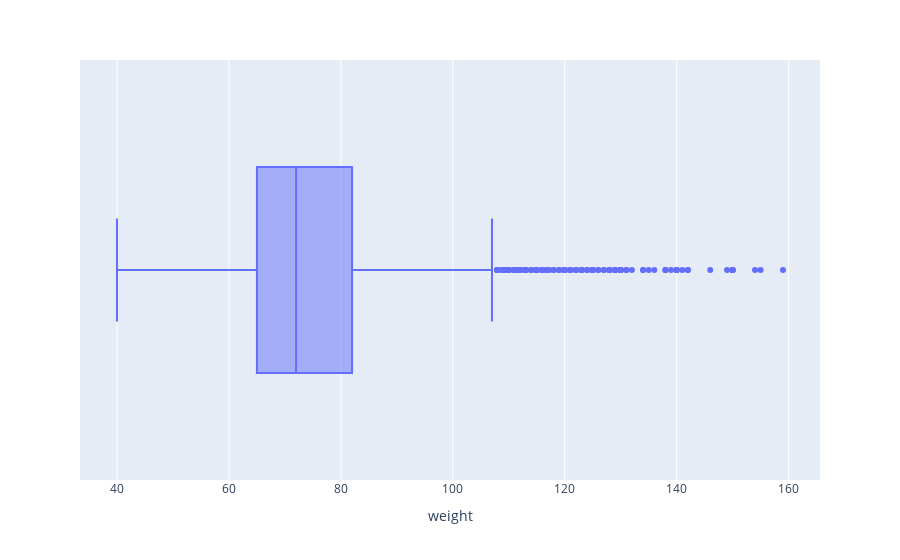

Notebook code cell kept with this figure:
### Markdown cell above
Observação:
- É sim possível ver que há sim forte índicios de outliers, mas muitos que fojem dos quandrantes são possíveis, logo decidi retirar todos que possuem pesos acimas 160, pois com os dados auxiliares foi pessível ver algumas incoerências que provavelmente indicam outliers, tirarei quem tem menos de 39 kg pois apesar de não ser com certeza um outlier, é possível que seja, e por ser apenas 1 caso, o efeito de retira-lo provavelmente será mais benéfico para o modelo do que mante-lo.
- Realizarei a remoção dos dados previstos como outliers, pois a quantidade de dados é bem pequena, logo, faz mais sentidos remove-los, visto que por ser uma quantidade pequena, não terá muito impacto.

### Code cell
# Retirando outliers "weight"

cond = (df["weight"] > 160) | (df["weight"] < 39)
df = df[~cond]

# Realizando verificação

px.box(
    df,
    "weight"
)

### Figure 1 — Plotly figure (JSON) as saved in the notebook; plotly's stock layout.template omitted (floating-point values rounded to 4 significant figures; data arrays with more than 128 entries replaced by an {"elided": "..."} marker saying what was removed)
{"data": [{"alignmentgroup": "True", "hovertemplate": "weight=%{x}<extra></extra>", "legendgroup": "", "marker": {"color": "#636efa"}, "name": "", "notched": false, "offsetgroup": "", "orientation": "h", "showlegend": false, "type": "box", "x": {"elided": "9977 float values"}, "x0": " ", "xaxis": "x", "y0": " ", "yaxis": "y"}], "layout": {"boxmode": "group", "legend": {"tracegroupgap": 0}, "margin": {"t": 60}, "xaxis": {"anchor": "y", "domain": [0, 1], "title": {"text": "weight"}}, "yaxis": {"anchor": "x", "domain": [0, 1]}}}
